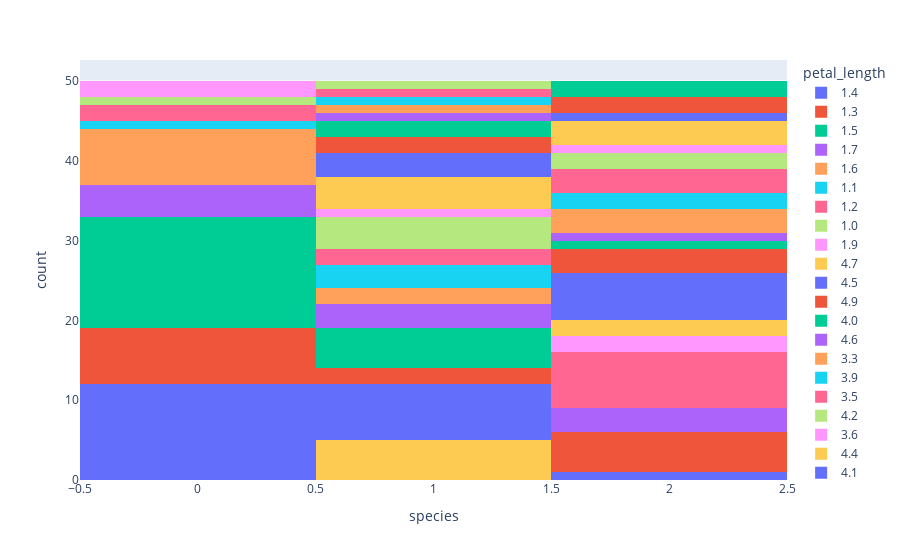

Write notebook code for a chart like this one.
### Code cell
fig4= px.histogram(df, x="species", color="petal_length")  
fig4.show()

### Figure 1 — Plotly figure (JSON) as saved in the notebook; plotly's stock layout.template omitted (floating-point values rounded to 4 significant figures)
{"data": [{"alignmentgroup": "True", "bingroup": "x", "hovertemplate": "petal_length=1.4<br>species=%{x}<br>count=%{y}<extra></extra>", "legendgroup": "1.4", "marker": {"color": "#636efa", "pattern": {"shape": ""}}, "name": "1.4", "offsetgroup": "1.4", "orientation": "v", "showlegend": true, "type": "histogram", "x": [0, 0, 0, 0, 0, 0, 0, 0, 0, 0, 0, 0], "xaxis": "x", "yaxis": "y"}, {"alignmentgroup": "True", "bingroup": "x", "hovertemplate": "petal_length=1.3<br>species=%{x}<br>count=%{y}<extra></extra>", "legendgroup": "1.3", "marker": {"color": "#EF553B", "pattern": {"shape": ""}}, "name": "1.3", "offsetgroup": "1.3", "orientation": "v", "showlegend": true, "type": "histogram", "x": [0, 0, 0, 0, 0, 0, 0], "xaxis": "x", "yaxis": "y"}, {"alignmentgroup": "True", "bingroup": "x", "hovertemplate": "petal_length=1.5<br>species=%{x}<br>count=%{y}<extra></extra>", "legendgroup": "1.5", "marker": {"color": "#00cc96", "pattern": {"shape": ""}}, "name": "1.5", "offsetgroup": "1.5", "orientation": "v", "showlegend": true, "type": "histogram", "x": [0, 0, 0, 0, 0, 0, 0, 0, 0, 0, 0, 0, 0, 0], "xaxis": "x", "yaxis": "y"}, {"alignmentgroup": "True", "bingroup": "x", "hovertemplate": "petal_length=1.7<br>species=%{x}<br>count=%{y}<extra></extra>", "legendgroup": "1.7", "marker": {"color": "#ab63fa", "pattern": {"shape": ""}}, "name": "1.7", "offsetgroup": "1.7", "orientation": "v", "showlegend": true, "type": "histogram", "x": [0, 0, 0, 0], "xaxis": "x", "yaxis": "y"}, {"alignmentgroup": "True", "bingroup": "x", "hovertemplate": "petal_length=1.6<br>species=%{x}<br>count=%{y}<extra></extra>", "legendgroup": "1.6", "marker": {"color": "#FFA15A", "pattern": {"shape": ""}}, "name": "1.6", "offsetgroup": "1.6", "orientation": "v", "showlegend": true, "type": "histogram", "x": [0, 0, 0, 0, 0, 0, 0], "xaxis": "x", "yaxis": "y"}, {"alignmentgroup": "True", "bingroup": "x", "hovertemplate": "petal_length=1.1<br>species=%{x}<br>count=%{y}<extra></extra>", "legendgroup": "1.1", "marker": {"color": "#19d3f3", "pattern": {"shape": ""}}, "name": "1.1", "offsetgroup": "1.1", "orientation": "v", "showlegend": true, "type": "histogram", "x": [0], "xaxis": "x", "yaxis": "y"}, {"alignmentgroup": "True", "bingroup": "x", "hovertemplate": "petal_length=1.2<br>species=%{x}<br>count=%{y}<extra></extra>", "legendgroup": "1.2", "marker": {"color": "#FF6692", "pattern": {"shape": ""}}, "name": "1.2", "offsetgroup": "1.2", "orientation": "v", "showlegend": true, "type": "histogram", "x": [0, 0], "xaxis": "x", "yaxis": "y"}, {"alignmentgroup": "True", "bingroup": "x", "hovertemplate": "petal_length=1.0<br>species=%{x}<br>count=%{y}<extra></extra>", "legendgroup": "1.0", "marker": {"color": "#B6E880", "pattern": {"shape": ""}}, "name": "1.0", "offsetgroup": "1.0", "orientation": "v", "showlegend": true, "type": "histogram", "x": [0], "xaxis": "x", "yaxis": "y"}, {"alignmentgroup": "True", "bingroup": "x", "hovertemplate": "petal_length=1.9<br>species=%{x}<br>count=%{y}<extra></extra>", "legendgroup": "1.9", "marker": {"color": "#FF97FF", "pattern": {"shape": ""}}, "name": "1.9", "offsetgroup": "1.9", "orientation": "v", "showlegend": true, "type": "histogram", "x": [0, 0], "xaxis": "x", "yaxis": "y"}, {"alignmentgroup": "True", "bingroup": "x", "hovertemplate": "petal_length=4.7<br>species=%{x}<br>count=%{y}<extra></extra>", "legendgroup": "4.7", "marker": {"color": "#FECB52", "pattern": {"shape": ""}}, "name": "4.7", "offsetgroup": "4.7", "orientation": "v", "showlegend": true, "type": "histogram", "x": [1, 1, 1, 1, 1], "xaxis": "x", "yaxis": "y"}, {"alignmentgroup": "True", "bingroup": "x", "hovertemplate": "petal_length=4.5<br>species=%{x}<br>count=%{y}<extra></extra>", "legendgroup": "4.5", "marker": {"color": "#636efa", "pattern": {"shape": ""}}, "name": "4.5", "offsetgroup": "4.5", "orientation": "v", "showlegend": true, "type": "histogram", "x": [1, 1, 1, 1, 1, 1, 1, 2], "xaxis": "x", "yaxis": "y"}, {"alignmentgroup": "True", "bingroup": "x", "hovertemplate": "petal_length=4.9<br>species=%{x}<br>count=%{y}<extra></extra>", "legendgroup": "4.9", "marker": {"color": "#EF553B", "pattern": {"shape": ""}}, "name": "4.9", "offsetgroup": "4.9", "orientation": "v", "showlegend": true, "type": "histogram", "x": [1, 1, 2, 2, 2], "xaxis": "x", "yaxis": "y"}, {"alignmentgroup": "True", "bingroup": "x", "hovertemplate": "petal_length=4.0<br>species=%{x}<br>count=%{y}<extra></extra>", "legendgroup": "4.0", "marker": {"color": "#00cc96", "pattern": {"shape": ""}}, "name": "4.0", "offsetgroup": "4.0", "orientation": "v", "showlegend": true, "type": "histogram", "x": [1, 1, 1, 1, 1], "xaxis": "x", "yaxis": "y"}, {"alignmentgroup": "True", "bingroup": "x", "hovertemplate": "petal_length=4.6<br>species=%{x}<br>count=%{y}<extra></extra>", "legendgroup": "4.6", "marker": {"color": "#ab63fa", "pattern": {"shape": ""}}, "name": "4.6", "offsetgroup": "4.6", "orientation": "v", "showlegend": true, "type": "histogram", "x": [1, 1, 1], "xaxis": "x", "yaxis": "y"}, {"alignmentgroup": "True", "bingroup": "x", "hovertemplate": "petal_length=3.3<br>species=%{x}<br>count=%{y}<extra></extra>", "legendgroup": "3.3", "marker": {"color": "#FFA15A", "pattern": {"shape": ""}}, "name": "3.3", "offsetgroup": "3.3", "orientation": "v", "showlegend": true, "type": "histogram", "x": [1, 1], "xaxis": "x", "yaxis": "y"}, {"alignmentgroup": "True", "bingroup": "x", "hovertemplate": "petal_length=3.9<br>species=%{x}<br>count=%{y}<extra></extra>", "legendgroup": "3.9", "marker": {"color": "#19d3f3", "pattern": {"shape": ""}}, "name": "3.9", "offsetgroup": "3.9", "orientation": "v", "showlegend": true, "type": "histogram", "x": [1, 1, 1], "xaxis": "x", "yaxis": "y"}, {"alignmentgroup": "True", "bingroup": "x", "hovertemplate": "petal_length=3.5<br>species=%{x}<br>count=%{y}<extra></extra>", "legendgroup": "3.5", "marker": {"color": "#FF6692", "pattern": {"shape": ""}}, "name": "3.5", "offsetgroup": "3.5", "orientation": "v", "showlegend": true, "type": "histogram", "x": [1, 1], "xaxis": "x", "yaxis": "y"}, {"alignmentgroup": "True", "bingroup": "x", "hovertemplate": "petal_length=4.2<br>species=%{x}<br>count=%{y}<extra></extra>", "legendgroup": "4.2", "marker": {"color": "#B6E880", "pattern": {"shape": ""}}, "name": "4.2", "offsetgroup": "4.2", "orientation": "v", "showlegend": true, "type": "histogram", "x": [1, 1, 1, 1], "xaxis": "x", "yaxis": "y"}, {"alignmentgroup": "True", "bingroup": "x", "hovertemplate": "petal_length=3.6<br>species=%{x}<br>count=%{y}<extra></extra>", "legendgroup": "3.6", "marker": {"color": "#FF97FF", "pattern": {"shape": ""}}, "name": "3.6", "offsetgroup": "3.6", "orientation": "v", "showlegend": true, "type": "histogram", "x": [1], "xaxis": "x", "yaxis": "y"}, {"alignmentgroup": "True", "bingroup": "x", "hovertemplate": "petal_length=4.4<br>species=%{x}<br>count=%{y}<extra></extra>", "legendgroup": "4.4", "marker": {"color": "#FECB52", "pattern": {"shape": ""}}, "name": "4.4", "offsetgroup": "4.4", "orientation": "v", "showlegend": true, "type": "histogram", "x": [1, 1, 1, 1], "xaxis": "x", "yaxis": "y"}, {"alignmentgroup": "True", "bingroup": "x", "hovertemplate": "petal_length=4.1<br>species=%{x}<br>count=%{y}<extra></extra>", "legendgroup": "4.1", "marker": {"color": "#636efa", "pattern": {"shape": ""}}, "name": "4.1", "offsetgroup": "4.1", "orientation": "v", "showlegend": true, "type": "histogram", "x": [1, 1, 1], "xaxis": "x", "yaxis": "y"}, {"alignmentgroup": "True", "bingroup": "x", "hovertemplate": "petal_length=4.8<br>species=%{x}<br>count=%{y}<extra></extra>", "legendgroup": "4.8", "marker": {"color": "#EF553B", "pattern": {"shape": ""}}, "name": "4.8", "offsetgroup": "4.8", "orientation": "v", "showlegend": true, "type": "histogram", "x": [1, 1, 2, 2], "xaxis": "x", "yaxis": "y"}, {"alignmentgroup": "True", "bingroup": "x", "hovertemplate": "petal_length=4.3<br>species=%{x}<br>count=%{y}<extra></extra>", "legendgroup": "4.3", "marker": {"color": "#00cc96", "pattern": {"shape": ""}}, "name": "4.3", "offsetgroup": "4.3", "orientation": "v", "showlegend": true, "type": "histogram", "x": [1, 1], "xaxis": "x", "yaxis": "y"}, {"alignmentgroup": "True", "bingroup": "x", "hovertemplate": "petal_length=5.0<br>species=%{x}<br>count=%{y}<extra></extra>", "legendgroup": "5.0", "marker": {"color": "#ab63fa", "pattern": {"shape": ""}}, "name": "5.0", "offsetgroup": "5.0", "orientation": "v", "showlegend": true, "type": "histogram", "x": [1, 2, 2, 2], "xaxis": "x", "yaxis": "y"}, {"alignmentgroup": "True", "bingroup": "x", "hovertemplate": "petal_length=3.8<br>species=%{x}<br>count=%{y}<extra></extra>", "legendgroup": "3.8", "marker": {"color": "#FFA15A", "pattern": {"shape": ""}}, "name": "3.8", "offsetgroup": "3.8", "orientation": "v", "showlegend": true, "type": "histogram", "x": [1], "xaxis": "x", "yaxis": "y"}, {"alignmentgroup": "True", "bingroup": "x", "hovertemplate": "petal_length=3.7<br>species=%{x}<br>count=%{y}<extra></extra>", "legendgroup": "3.7", "marker": {"color": "#19d3f3", "pattern": {"shape": ""}}, "name": "3.7", "offsetgroup": "3.7", "orientation": "v", "showlegend": true, "type": "histogram", "x": [1], "xaxis": "x", "yaxis": "y"}, {"alignmentgroup": "True", "bingroup": "x", "hovertemplate": "petal_length=5.1<br>species=%{x}<br>count=%{y}<extra></extra>", "legendgroup": "5.1", "marker": {"color": "#FF6692", "pattern": {"shape": ""}}, "name": "5.1", "offsetgroup": "5.1", "orientation": "v", "showlegend": true, "type": "histogram", "x": [1, 2, 2, 2, 2, 2, 2, 2], "xaxis": "x", "yaxis": "y"}, {"alignmentgroup": "True", "bingroup": "x", "hovertemplate": "petal_length=3.0<br>species=%{x}<br>count=%{y}<extra></extra>", "legendgroup": "3.0", "marker": {"color": "#B6E880", "pattern": {"shape": ""}}, "name": "3.0", "offsetgroup": "3.0", "orientation": "v", "showlegend": true, "type": "histogram", "x": [1], "xaxis": "x", "yaxis": "y"}, {"alignmentgroup": "True", "bingroup": "x", "hovertemplate": "petal_length=6.0<br>species=%{x}<br>count=%{y}<extra></extra>", "legendgroup": "6.0", "marker": {"color": "#FF97FF", "pattern": {"shape": ""}}, "name": "6.0", "offsetgroup": "6.0", "orientation": "v", "showlegend": true, "type": "histogram", "x": [2, 2], "xaxis": "x", "yaxis": "y"}, {"alignmentgroup": "True", "bingroup": "x", "hovertemplate": "petal_length=5.9<br>species=%{x}<br>count=%{y}<extra></extra>", "legendgroup": "5.9", "marker": {"color": "#FECB52", "pattern": {"shape": ""}}, "name": "5.9", "offsetgroup": "5.9", "orientation": "v", "showlegend": true, "type": "histogram", "x": [2, 2], "xaxis": "x", "yaxis": "y"}, {"alignmentgroup": "True", "bingroup": "x", "hovertemplate": "petal_length=5.6<br>species=%{x}<br>count=%{y}<extra></extra>", "legendgroup": "5.6", "marker": {"color": "#636efa", "pattern": {"shape": ""}}, "name": "5.6", "offsetgroup": "5.6", "orientation": "v", "showlegend": true, "type": "histogram", "x": [2, 2, 2, 2, 2, 2], "xaxis": "x", "yaxis": "y"}, {"alignmentgroup": "True", "bingroup": "x", "hovertemplate": "petal_length=5.8<br>species=%{x}<br>count=%{y}<extra></extra>", "legendgroup": "5.8", "marker": {"color": "#EF553B", "pattern": {"shape": ""}}, "name": "5.8", "offsetgroup": "5.8", "orientation": "v", "showlegend": true, "type": "histogram", "x": [2, 2, 2], "xaxis": "x", "yaxis": "y"}, {"alignmentgroup": "True", "bingroup": "x", "hovertemplate": "petal_length=6.6<br>species=%{x}<br>count=%{y}<extra></extra>", "legendgroup": "6.6", "marker": {"color": "#00cc96", "pattern": {"shape": ""}}, "name": "6.6", "offsetgroup": "6.6", "orientation": "v", "showlegend": true, "type": "histogram", "x": [2], "xaxis": "x", "yaxis": "y"}, {"alignmentgroup": "True", "bingroup": "x", "hovertemplate": "petal_length=6.3<br>species=%{x}<br>count=%{y}<extra></extra>", "legendgroup": "6.3", "marker": {"color": "#ab63fa", "pattern": {"shape": ""}}, "name": "6.3", "offsetgroup": "6.3", "orientation": "v", "showlegend": true, "type": "histogram", "x": [2], "xaxis": "x", "yaxis": "y"}, {"alignmentgroup": "True", "bingroup": "x", "hovertemplate": "petal_length=6.1<br>species=%{x}<br>count=%{y}<extra></extra>", "legendgroup": "6.1", "marker": {"color": "#FFA15A", "pattern": {"shape": ""}}, "name": "6.1", "offsetgroup": "6.1", "orientation": "v", "showlegend": true, "type": "histogram", "x": [2, 2, 2], "xaxis": "x", "yaxis": "y"}, {"alignmentgroup": "True", "bingroup": "x", "hovertemplate": "petal_length=5.3<br>species=%{x}<br>count=%{y}<extra></extra>", "legendgroup": "5.3", "marker": {"color": "#19d3f3", "pattern": {"shape": ""}}, "name": "5.3", "offsetgroup": "5.3", "orientation": "v", "showlegend": true, "type": "histogram", "x": [2, 2], "xaxis": "x", "yaxis": "y"}, {"alignmentgroup": "True", "bingroup": "x", "hovertemplate": "petal_length=5.5<br>species=%{x}<br>count=%{y}<extra></extra>", "legendgroup": "5.5", "marker": {"color": "#FF6692", "pattern": {"shape": ""}}, "name": "5.5", "offsetgroup": "5.5", "orientation": "v", "showlegend": true, "type": "histogram", "x": [2, 2, 2], "xaxis": "x", "yaxis": "y"}, {"alignmentgroup": "True", "bingroup": "x", "hovertemplate": "petal_length=6.7<br>species=%{x}<br>count=%{y}<extra></extra>", "legendgroup": "6.7", "marker": {"color": "#B6E880", "pattern": {"shape": ""}}, "name": "6.7", "offsetgroup": "6.7", "orientation": "v", "showlegend": true, "type": "histogram", "x": [2, 2], "xaxis": "x", "yaxis": "y"}, {"alignmentgroup": "True", "bingroup": "x", "hovertemplate": "petal_length=6.9<br>species=%{x}<br>count=%{y}<extra></extra>", "legendgroup": "6.9", "marker": {"color": "#FF97FF", "pattern": {"shape": ""}}, "name": "6.9", "offsetgroup": "6.9", "orientation": "v", "showlegend": true, "type": "histogram", "x": [2], "xaxis": "x", "yaxis": "y"}, {"alignmentgroup": "True", "bingroup": "x", "hovertemplate": "petal_length=5.7<br>species=%{x}<br>count=%{y}<extra></extra>", "legendgroup": "5.7", "marker": {"color": "#FECB52", "pattern": {"shape": ""}}, "name": "5.7", "offsetgroup": "5.7", "orientation": "v", "showlegend": true, "type": "histogram", "x": [2, 2, 2], "xaxis": "x", "yaxis": "y"}, {"alignmentgroup": "True", "bingroup": "x", "hovertemplate": "petal_length=6.4<br>species=%{x}<br>count=%{y}<extra></extra>", "legendgroup": "6.4", "marker": {"color": "#636efa", "pattern": {"shape": ""}}, "name": "6.4", "offsetgroup": "6.4", "orientation": "v", "showlegend": true, "type": "histogram", "x": [2], "xaxis": "x", "yaxis": "y"}, {"alignmentgroup": "True", "bingroup": "x", "hovertemplate": "petal_length=5.4<br>species=%{x}<br>count=%{y}<extra></extra>", "legendgroup": "5.4", "marker": {"color": "#EF553B", "pattern": {"shape": ""}}, "name": "5.4", "offsetgroup": "5.4", "orientation": "v", "showlegend": true, "type": "histogram", "x": [2, 2], "xaxis": "x", "yaxis": "y"}, {"alignmentgroup": "True", "bingroup": "x", "hovertemplate": "petal_length=5.2<br>species=%{x}<br>count=%{y}<extra></extra>", "legendgroup": "5.2", "marker": {"color": "#00cc96", "pattern": {"shape": ""}}, "name": "5.2", "offsetgroup": "5.2", "orientation": "v", "showlegend": true, "type": "histogram", "x": [2, 2], "xaxis": "x", "yaxis": "y"}], "layout": {"autosize": true, "barmode": "relative", "legend": {"title": {"text": "petal_length"}, "tracegroupgap": 0}, "margin": {"t": 60}, "xaxis": {"anchor": "y", "autorange": true, "domain": [0, 1], "range": [-0.5, 2.5], "title": {"text": "species"}, "type": "linear"}, "yaxis": {"anchor": "x", "autorange": true, "domain": [0, 1], "range": [0, 52.63], "title": {"text": "count"}}}}
